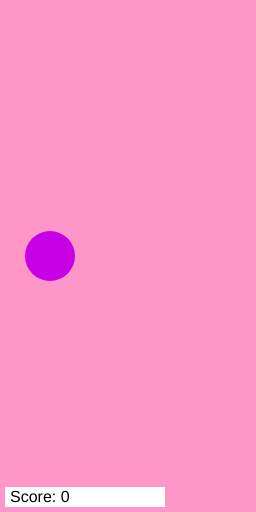
Frame 1 (no input)
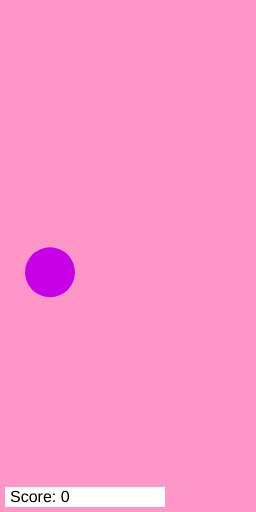
Frame 60 (no input)
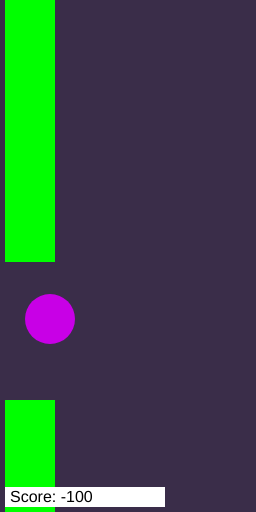
Frame 120 (the mouse pressed at the canvas centre since frame 60)

The p5.js sketch that drew these frames (run headless with seeded random() and noise() and a simulated clock; from frame 60 on, the mouse is pressed at the canvas centre):

// p5.js sketch
// ── sketch.js
let screenWidth = 256;
let screenHeight = 512;

let player1;
let topPipe;
let bottomPipe;

//Default BG color
let backgroundColorRed = 255;
let backgroundColorBlue = 200;
let backgroundColorGreen = 150;

let score = 0;

function setup(){
    createCanvas(screenWidth,screenHeight);
    //Create objects
    player1 = new Player();
    /* Top and bottom pipe are separated, speeds are the same, initial x positions are same */
    bottomPipe = new Pipe(600,400);
    topPipe = new Pipe(600, -250);
    //No stroke makes the game's shapes have no outlines
    noStroke();
}

function draw(){
    background(backgroundColorRed, backgroundColorGreen, backgroundColorBlue);
    player1.display();
    player1.move();

    //Random numbers allow us to randomly move the pipes up and down
    let maxOffset = 100;
    let minOffset = -250;
    var yOffset =Math.floor(Math.random() * (+maxOffset - +minOffset)) + +minOffset; 

    topPipe.display();
    topPipe.move(yOffset);
    bottomPipe.display();
    bottomPipe.move(yOffset);

    //Create a white box and text to display the score in the bottom left corner
    let scoreText = "Score: " + score;
    textSize(16);
    fill(255);
    rect(5, screenHeight-25, 160, 20);
    fill(0);
    text(scoreText, 10,  screenHeight -10);

    //Determine if the player has collided with a pipe
    let collideTop = circleRectCollide(player1.x, player1.y, player1.width, topPipe.x, topPipe.y, topPipe.width, topPipe.height);
    let collideBottom = circleRectCollide(player1.x, player1.y, player1.width, bottomPipe.x, bottomPipe.y, bottomPipe.width, bottomPipe.height);

    //If the player collides with pipe reset score and change background color randomly
    if(collideTop || collideBottom){
        score = -100;
        backgroundColorRed = Math.floor(Math.random() * (+120 - + 0)) + +0;
        backgroundColorGreen = Math.floor(Math.random() * (+120 - + 0)) + +0;
        backgroundColorBlue = Math.floor(Math.random() * (+120 - + 0)) + +0;
    }
}

function circleRectCollide(cx, cy, cd, rx, ry, rw, rh){
    /* 
    Grabbed from https://stackoverflow.com/questions/21089959/detecting-collision-of-rectangle-with-circle/21096179
    by: markE
    */

    //Step#1: Find the vertical & horizontal (distX/distY) distances between the circle’s center and the rectangle’s center
    let distX = Math.abs(cx - rx-rw/2);
    let distY = Math.abs(cy - ry-rh/2);

    //Step#2: If the distance is greater than halfCircle + halfRect, then they are too far apart to be colliding
    let cr = cd /2;
    if (distX > (rw/2 + cr)) { return false; }
    if (distY > (rh/2 + cr)) { return false; }

    //Step#3: If the distance is less than halfRect then they are definitely colliding
    if (distX <= (rw/2)) { return true; } 
    if (distY <= (rh/2)) { return true; }

    //Step#4: Test for collision at rect corner.
    /*
    Think of a line from the rect center to any rect corner
    Now extend that line by the radius of the circle
    If the circle’s center is on that line they are colliding at exactly that rect corner
    */
    let dx=distX-rect.w/2;
    let dy=distY-rect.h/2;
    return (dx*dx+dy*dy<=(cr*cr));
}
// ── pipe.js
/* 
pipe.js contains the Pipe class which keeps track of a pipe's coordinates and size
A pipe will move left at a set speed and will reset its x position when it goes out of bound.
Furthermore the pipe will randomly move up or down

contructor(x,y) is called when a pipe is created, it initializes the pipe's variables.
The parameters x and y will set the pipe's initial x and y position respectively

move(yOffset) is responsible for moving the pipe left right up down

display() draws the pipe as a green rectangle
*/

class Pipe{
    constructor(x,y){
        this.x = x;
        this.initX = x;
        this.y = y;
        this.initY = y;
        this.height = screenHeight;
        this.width = 50;

        this.speed = 5;
    }

    move(yOffset){
        if(this.x < 0 - this.width){ //If the pipe goes off screen move it back to original position
            this.x = this.initX;
            this.y = this.initY + yOffset;
            score += 50; //50 per pipe so 100 per gap
        }

        this.x -= this.speed; //Move pipe left
    }

    display(){
        fill(0,255,0);
        rect(this.x, this.y, this.width, this.height);
    }
}
// ── player.js
/* 
player.js contains the player class used in the Flappy Bird p5.js game.
This class is responsible for keeping track of a player's coordinates and size.
It is also responsible for the gravity in the game.

contructor() is called when player is created, sets initial values

move() contains the controls for the player and gravity

display() draws the player as a purple ellipse onto the canvas
*/

class Player{
    constructor(){
        this.x = 50;
        this.y = screenHeight/2;
        this.height = 50;
        this.width = 50;

        this.speed = 5; //Movement speed
        this.initGravity = 0.25;
        this.currGravity = 0.25;
    }

    move(){
        if(keyIsPressed == true){
            if(key == 'w'){ //Move left
                this.y -= this.speed;
                this.currGravity = this.initGravity; //Reset gravity
            }
        }
            this.currGravity = this.currGravity + this.initGravity; //Increase gravity (linearly...)
            this.y += this.currGravity; //Apply gravity

            if (this.y < -70){
                this.y = -30;
            } else if(this.y > screenHeight + 50){
                this.y = screenHeight/2;
                score = 0;
                this.currGravity = this.initGravity; //Reset gravity
            }
    }
    display(){
        fill(200,0,230);
        ellipse(this.x, this.y, this.height, this.width);
    }
}
